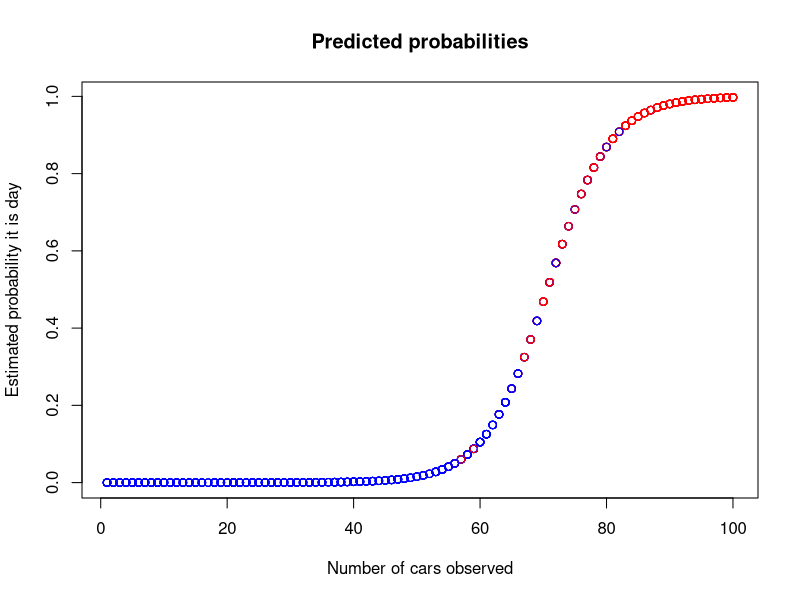
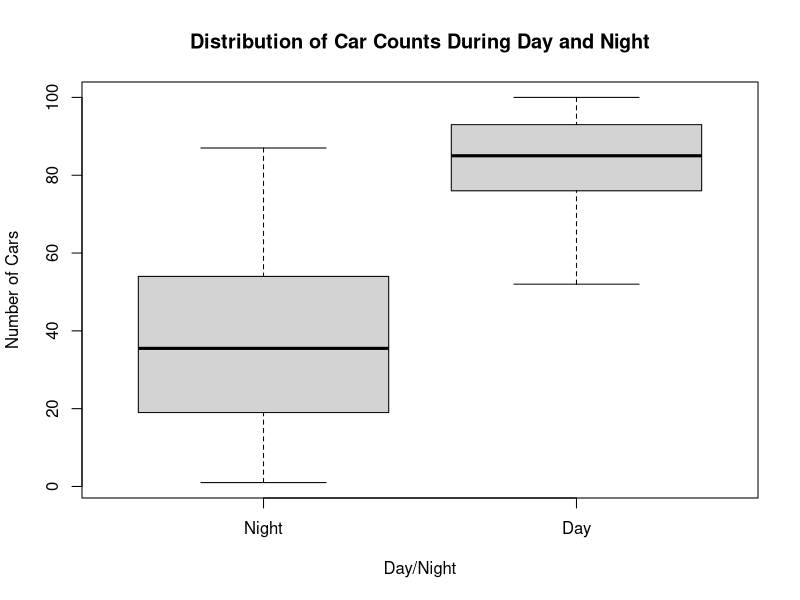

Generate these figures, in order, with R:
# Day or Night Logistic Regression Model Documentation

# This script demonstrates building a logistic regression model to predict whether it's day or night based on the number of cars observed.

# Load required libraries
library(stats)

# 1. Create data frame

# Generate random data for the number of cars observed and random noise
day_or_night <- data.frame(
  num_cars = sample.int(n = 100, size = 1000, replace = TRUE),  # Number of cars observed
  noise = rnorm(n = 1000, mean = 0, sd = 10)  # Random noise
)

# 2. Determine if it's day or night based on the number of cars observed

# Define a threshold to determine if it's day or night
threshold <- 70

# Calculate the total observation (number of cars + noise) and assign 1 if it's day, 0 if it's night
day_or_night$is_day <- ifelse(day_or_night$num_cars + day_or_night$noise > threshold, 1, 0) 

# 3. Build logistic regression model to predict if it's day or night

# Fit a logistic regression model
day_or_night_model <- glm(
  is_day ~ num_cars,  # Dependent variable: Is it day or night? Predictors: Number of cars observed
  data = day_or_night,
  family = binomial()  # Binary logistic regression
)

# 4. Summary of the logistic regression model

# Print summary of the logistic regression model
summary(day_or_night_model)

# 5. Predictions based on the logistic regression model

# Generate predictions using the fitted logistic regression model
day_or_night_predictions <- predict(day_or_night_model, type = "response")

# 6. Plot predictions

# Plot the relationship between the number of cars observed and the estimated probability it's day
plot(day_or_night$num_cars, day_or_night_predictions, 
     xlab = "Number of cars observed",
     ylab = "Estimated probability it is day",
     main = "Predicted probabilities",
     col = ifelse(day_or_night$is_day == 1, "red", "blue"))

# 7. Slope estimation of the model

# Extract slope estimates from the logistic regression model
slopes <- summary(day_or_night_model)$coefficients[, 1:2]
print(slopes)

# 8. Save the logistic regression model

# Save the logistic regression model for future use
saveRDS(day_or_night_model, file = "day_or_night_model.rds")

coefficients <- coef(day_or_night_model)

# Save coefficients to a CSV file
write.csv(coefficients, file = "day_or_night_model_coefficients.csv", row.names = FALSE)

# 9. Boxplot showing the distribution of car counts during day and night

# Create a boxplot to visualize the distribution of car counts during day and night
boxplot(num_cars ~ factor(is_day), data = day_or_night,
        xlab = "Day/Night", ylab = "Number of Cars",
        names = c("Night", "Day"),
        main = "Distribution of Car Counts During Day and Night")
